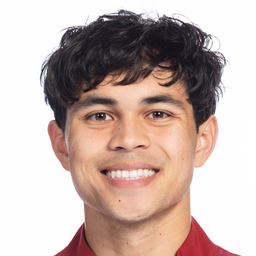
#> input picture design-handoff/prototype/assets/face2025.png, 256 x 256 px, found by its file name
$ python omnifold_portrait_prototype.py
#> lines starting #> are read from the running program, lines starting #| are printed output that depends on the picture
import numpy as np
from PIL import Image, ImageDraw
from scipy.ndimage import gaussian_filter
rng=np.random.default_rng(3)
G=128
def dens(f,floor):
#> called with f = 'face2025.png', floor = 0.0012
    a=np.asarray(Image.open(f).convert('RGB').resize((G,G),Image.LANCZOS)).astype(float)/255
    L=0.299*a[...,0]+0.587*a[...,1]+0.114*a[...,2]
    T=np.clip((1-L-0.12)/0.75,0,1)**1.6; T=np.maximum(T,floor); return T/T.sum()
T25=dens('face2025.png',0.0012); T24=dens('face2024.png',0.0012)
#> call 2 of dens, with f = 'face2024.png', floor = 0.0012
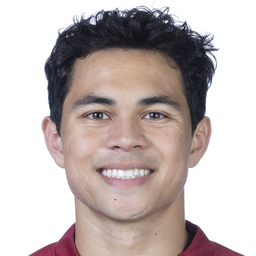
#> input picture design-handoff/prototype/assets/face2024.png, 256 x 256 px, found by its file name
#> in dens (call 2), `L=0.299*a[...,0]+0.587*a[...,1]+0.114*a[...,2]`:
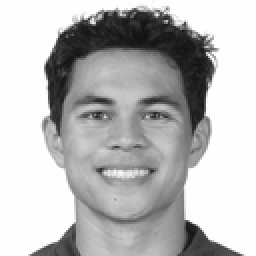
#> L: shape (128, 128) float64 (shown 2 times larger); min 0.0705, max 1, mean 0.73
#> in dens (call 2), `T = np.clip((1 - L - 0.12) / 0.75, 0, 1) ** 1.6`:
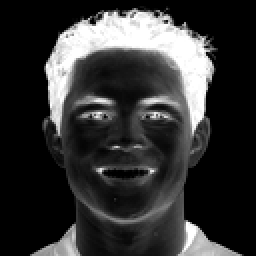
#> T: shape (128, 128) float64 (shown 2 times larger); min 0, max 1, mean 0.206
def sample(T,n):
    idx=rng.choice(G*G,size=n,p=T.ravel()); return (idx%G+rng.random(n))/G,(idx//G+rng.random(n))/G
sig=0.015
Nd=60000; tx,ty=sample(T25,Nd); rx=tx+rng.normal(0,sig,Nd); ry=ty+rng.normal(0,sig,Nd)
def mksim(T,n):
    sx,sy=sample(T,n); return sx,sy,sx+rng.normal(0,sig,n),sy+rng.normal(0,sig,n)
B=128;LO=-0.15;SP=1.3;h=0.8
def bins(x,y):
    j=np.clip(((x-LO)/SP*B).astype(int),0,B-1); i=np.clip(((y-LO)/SP*B).astype(int),0,B-1); return i*B+j
def hist(b,w): return gaussian_filter(np.bincount(b,weights=w,minlength=B*B).reshape(B,B),h).ravel()
Dh=hist(bins(rx,ry),np.ones(Nd)/Nd)
#> Dh = 16384 values, max 0.000518 at index 5173, min 0 at index 0, mean 6.1e-05
def omnifold(sim,its):
#> called with its = 30
    stx,sty,srx,sry=sim; n=len(stx); rb=bins(srx,sry); tb=bins(stx,sty)
#> after `n = len(stx)`: n = 120000
    nu=np.ones(n)*Nd/n; out={0:nu.copy()}
    for it in range(1,its+1):
        Sh=hist(rb,nu)/nu.sum()
        w=nu*Dh[rb]/np.maximum(Sh[rb],1e-15)/ (Dh.sum()/1)  # ratio
        Hw=hist(tb,w); Hn=hist(tb,nu)
        nu=nu*(Hw[tb]/np.maximum(Hn[tb],1e-15))
        nu*=Nd/nu.sum()
        out[it]=nu.copy()
#> after the loop, out = 31 items
    return out
M=96
def render(sim,nu,title,ref=None):
    stx,sty=sim[0],sim[1]
    H=np.bincount((np.clip((sty*M).astype(int),0,M-1))*M+np.clip((stx*M).astype(int),0,M-1),weights=nu,minlength=M*M)
    if ref is None: ref=np.percentile(H,98)
    S=300;c=Image.new('RGB',(S,S+16),'#EEEFE8');d=ImageDraw.Draw(c);s=S/M
    for k,v in enumerate(H):
        v=min(v/ref,1)
        if v<0.05: continue
        r=s*0.62*v**0.5;x=(k%M+.5)*s;y=(k//M+.5)*s;d.ellipse([x-r,y-r,x+r,y+r],fill='#1E2420')
    ess=nu.sum()**2/(nu**2).sum()/len(nu)
    d.text((4,S+2),f'{title} ESS={ess:.2f}',fill='black');return c,ref
sim24=mksim(T24,120000)
o=omnifold(sim24,30)
#> o = 31 items
ref=None;pan=[]
for it in [0,3,8]:
    p,r=render(sim24,o[it],f'2024 prior it{it}',None); pan.append(p)
#> this loop made 3 passes
#> (ref in render, ess in render, r) on passes 1 to 3: (33.5, 1, 33.5), (34.24, 0.484, 34.24), (34.66, 0.439, 34.66)
#> pass 1, in render, `c = Image.new('RGB', (S, S + 16), '#EEEFE8')`:
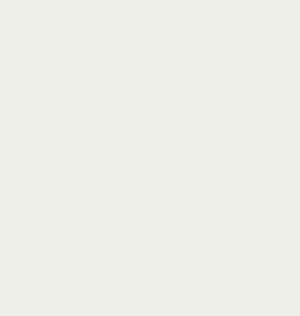
#> c: PIL image 300x316 RGB; mean R, G, B 238, 239, 232
#> pass 1, `p, r = render(sim24, o[it], f'2024 prior it{it}', None)`:
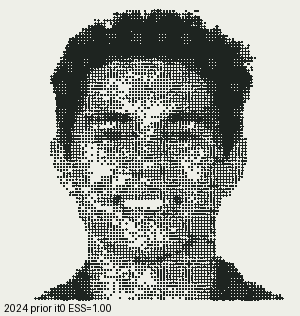
#> p: PIL image 300x316 RGB; mean R, G, B 170.3, 173, 166.9
#> after the loop, pan = 3 items
U=np.ones((G,G))/G/G; simU=mksim(U,120000); oU=omnifold(simU,8)
#> after `oU = omnifold(simU, 8)`: oU = 9 items
for it in [3,8]:
    p,r=render(simU,oU[it],f'uniform it{it}',None); pan.append(p)
#> this loop made 2 passes
#> (ref in render, ess in render, r) on passes 1 to 2: (34.3, 0.329, 34.3), (35.05, 0.316, 35.05)
#> pass 1, `p, r = render(simU, oU[it], f'uniform it{it}', None)`:
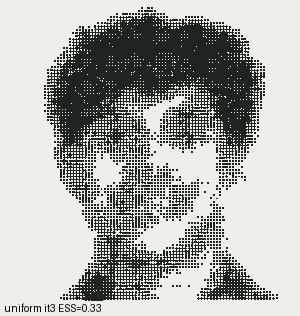
#> p: PIL image 300x316 RGB; mean R, G, B 171.8, 174.4, 168.4
#> after the loop, pan = 5 items
# truth
tH=np.bincount(np.clip((ty*M).astype(int),0,M-1)*M+np.clip((tx*M).astype(int),0,M-1),minlength=M*M).astype(float)
#> tH = 9216 values, max 49 at index 1012, min 0 at index 0, mean 6.51
p,_=render((tx,ty),np.ones(Nd),'truth 2025'); pan.append(p)
W=Image.new('RGB',(900,632),'white')
#> W: PIL image 900x632 RGB; every value is 255
for k,p in enumerate(pan): W.paste(p,((k%3)*300,(k//3)*316))
#> this loop made 6 passes
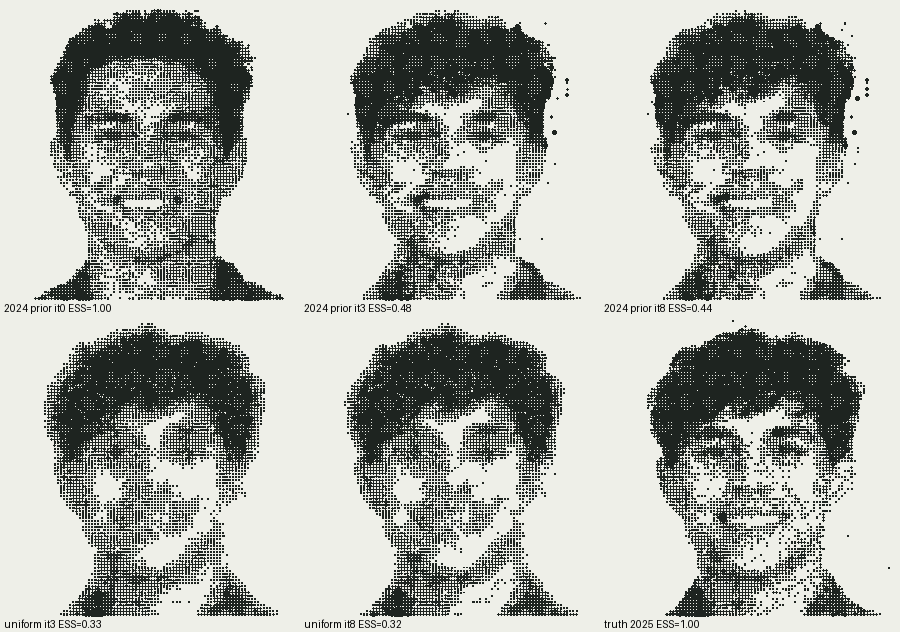
#> W: PIL image 900x632 RGB; mean R, G, B 173.6, 176.1, 170.1
W.save('proto5.png')
